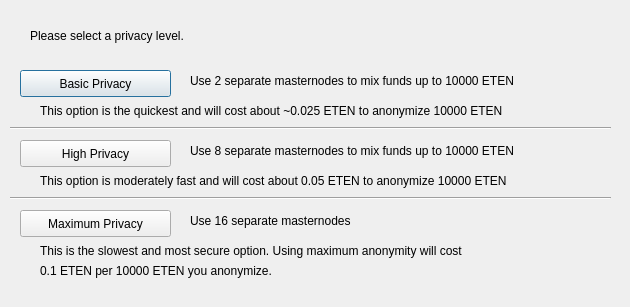
<?xml version="1.0" encoding="UTF-8"?>
<ui version="4.0">
 <class>ObfuscationConfig</class>
 <widget class="QDialog" name="ObfuscationConfig">
  <property name="geometry">
   <rect>
    <x>0</x>
    <y>0</y>
    <width>630</width>
    <height>307</height>
   </rect>
  </property>
  <property name="windowTitle">
   <string>Configure Obfuscation</string>
  </property>
  <widget class="QPushButton" name="buttonBasic">
   <property name="geometry">
    <rect>
     <x>20</x>
     <y>70</y>
     <width>151</width>
     <height>27</height>
    </rect>
   </property>
   <property name="text">
    <string>Basic Privacy</string>
   </property>
  </widget>
  <widget class="QPushButton" name="buttonHigh">
   <property name="geometry">
    <rect>
     <x>20</x>
     <y>140</y>
     <width>151</width>
     <height>27</height>
    </rect>
   </property>
   <property name="text">
    <string>High Privacy</string>
   </property>
  </widget>
  <widget class="QPushButton" name="buttonMax">
   <property name="geometry">
    <rect>
     <x>20</x>
     <y>210</y>
     <width>151</width>
     <height>27</height>
    </rect>
   </property>
   <property name="text">
    <string>Maximum Privacy</string>
   </property>
  </widget>
  <widget class="QLabel" name="label">
   <property name="geometry">
    <rect>
     <x>30</x>
     <y>20</y>
     <width>571</width>
     <height>31</height>
    </rect>
   </property>
   <property name="text">
    <string>Please select a privacy level.</string>
   </property>
  </widget>
  <widget class="QLabel" name="label_2">
   <property name="geometry">
    <rect>
     <x>190</x>
     <y>70</y>
     <width>421</width>
     <height>21</height>
    </rect>
   </property>
   <property name="text">
    <string>Use 2 separate masternodes to mix funds up to 10000 ETEN</string>
   </property>
  </widget>
  <widget class="QLabel" name="label_3">
   <property name="geometry">
    <rect>
     <x>190</x>
     <y>140</y>
     <width>411</width>
     <height>21</height>
    </rect>
   </property>
   <property name="text">
    <string>Use 8 separate masternodes to mix funds up to 10000 ETEN</string>
   </property>
  </widget>
  <widget class="QLabel" name="label_4">
   <property name="geometry">
    <rect>
     <x>190</x>
     <y>210</y>
     <width>421</width>
     <height>21</height>
    </rect>
   </property>
   <property name="text">
    <string>Use 16 separate masternodes</string>
   </property>
  </widget>
  <widget class="QLabel" name="label_6">
   <property name="geometry">
    <rect>
     <x>40</x>
     <y>100</y>
     <width>561</width>
     <height>21</height>
    </rect>
   </property>
   <property name="text">
    <string>This option is the quickest and will cost about ~0.025 ETEN to anonymize 10000 ETEN</string>
   </property>
  </widget>
  <widget class="QLabel" name="label_7">
   <property name="geometry">
    <rect>
     <x>40</x>
     <y>170</y>
     <width>561</width>
     <height>21</height>
    </rect>
   </property>
   <property name="text">
    <string>This option is moderately fast and will cost about 0.05 ETEN to anonymize 10000 ETEN</string>
   </property>
  </widget>
  <widget class="QLabel" name="label_8">
   <property name="geometry">
    <rect>
     <x>40</x>
     <y>240</y>
     <width>561</width>
     <height>21</height>
    </rect>
   </property>
   <property name="text">
    <string>This is the slowest and most secure option. Using maximum anonymity will cost</string>
   </property>
  </widget>
  <widget class="QLabel" name="label_9">
   <property name="geometry">
    <rect>
     <x>40</x>
     <y>260</y>
     <width>561</width>
     <height>21</height>
    </rect>
   </property>
   <property name="text">
    <string>0.1 ETEN per 10000 ETEN you anonymize.</string>
   </property>
  </widget>
  <widget class="Line" name="line">
   <property name="geometry">
    <rect>
     <x>10</x>
     <y>120</y>
     <width>601</width>
     <height>16</height>
    </rect>
   </property>
   <property name="orientation">
    <enum>Qt::Horizontal</enum>
   </property>
  </widget>
  <widget class="Line" name="line_2">
   <property name="geometry">
    <rect>
     <x>10</x>
     <y>190</y>
     <width>601</width>
     <height>16</height>
    </rect>
   </property>
   <property name="orientation">
    <enum>Qt::Horizontal</enum>
   </property>
  </widget>
 </widget>
 <resources/>
 <connections/>
</ui>
